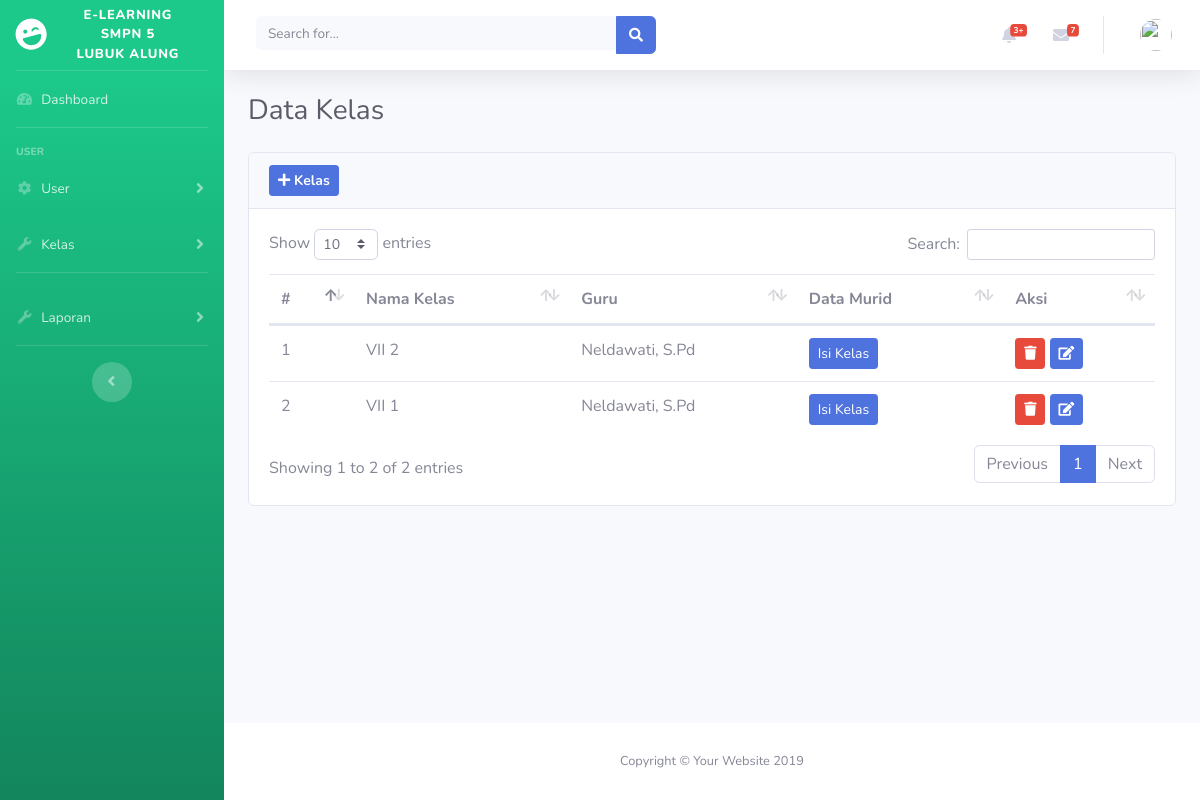
Screenshot of /index.php/admin/kelas with the database file from the repository.
### tables this page shows
CREATE TABLE `tb_kelas` (
  `id` int(11) NOT NULL,
  `nm_kelas` varchar(100) NOT NULL,
  `guru_id` int(11) NOT NULL,
  `jadwal_hari` int(11) NOT NULL
);

CREATE TABLE `tb_guru` (
  `id` int(11) NOT NULL,
  `username` varchar(100) NOT NULL,
  `password` varchar(100) NOT NULL,
  `nm_guru` varchar(100) NOT NULL,
  `nip_guru` varchar(20) NOT NULL,
  `agama` varchar(20) NOT NULL,
  `alamat` varchar(100) NOT NULL,
  `no_hp` varchar(100) NOT NULL,
  `jenkel` varchar(20) NOT NULL,
  `foto_guru` varchar(100) NOT NULL
);

### application/views/template/content.php (called while the page is built)
<?php
if ($content) {
    $this->load->view($content);
}

### application/views/template/app.php (called while the page is built)
<?php
require_once('header.php');
require_once('sidebar.php');
require_once('topbar.php');
require_once('content.php');
require_once('footer.php');

### application/controllers/admin/Kelas.php (called while the page is built, shortened)
<?php
class Kelas extends CI_Controller
{
	public function index()
	{
		$data = [
			'judul' => 'Data Kelas',
			'content' => 'admin/v_kelas'
		];
		$data['kelas'] = $this->M_Kelas->get_kelas_guru();
		$data['guru'] = $this->M_Guru->get_guru();
		$data['user'] = $this->M_User->session_admin();
		$data['hari'] = $this->db->get('master_hari')->result_array();
		$this->load->view('template/app', $data);
	}
}

### index.php (called while the page is built, shortened)
<?php
require_once BASEPATH.'core/CodeIgniter.php';

### application/models/M_Kelas.php (called while the page is built, shortened)
<?php
class M_Kelas extends CI_Model
{
	public function get_kelas_guru()
	{
		$this->db->select('tb_kelas.id as id_kelas, tb_kelas.nm_kelas,tb_guru.id as guru_id, tb_guru.nm_guru');
		$this->db->from('tb_kelas');
		$this->db->join('tb_guru', 'tb_guru.id = tb_kelas.guru_id');
		return $this->db->get()->result_array();
	}
}

### application/views/admin/v_kelas.php (the view, shortened to what this page needs)
<div class="card">
	<div class="card-header">
		<a href="#tambah" class="btn btn-sm btn-primary" data-toggle="modal"><i class="fa fa-plus"></i><b> Kelas</b></a>
	</div>
	<div class="card-body">
		<table class="table" id="dataTable">
			<thead>
				<th>#</th>
				<th>Nama Kelas</th>
				<th>Guru</th>
				<th>Data Murid</th>
				<th>Aksi</th>
			</thead>
			<tbody>
				<?php $no = 1;
				foreach ($kelas as $kl) { ?>
					<tr>
						<td><?= $no++ ?></td>
						<td><?= $kl['nm_kelas'] ?></td>
						<td><?= $kl['nm_guru'] ?></td>
						<td><a href="<?= base_url('admin/kelas/isi_kelas/' . $kl['id_kelas']) ?>" class="btn btn-sm btn-primary">Isi Kelas</a></td>
						<td>
							<a href="#hapus<?= $kl['id_kelas'] ?>" data-toggle="modal" class="btn btn-sm btn-danger"><i class="fa fa-trash"></i></a>
							<a href="#edit<?= $kl['id_kelas'] ?>" data-toggle="modal" class="btn btn-sm btn-primary"><i class="fa fa-edit"></i></a>
						</td>
					</tr>
				<?php } ?>
			</tbody>
		</table>
	</div>
</div>

### assets/chat.css (style rules this page uses)
* { box-sizing: border-box; }
body { background-color: #abd9e9; font-family: Arial; }

### rows the page displays
tb_kelas: nm_kelas "VII 2", guru.nm_guru "Neldawati, S.Pd"
tb_kelas: nm_kelas "VII 1", guru.nm_guru "Neldawati, S.Pd"

### other values shown
$judul "Data Kelas"
